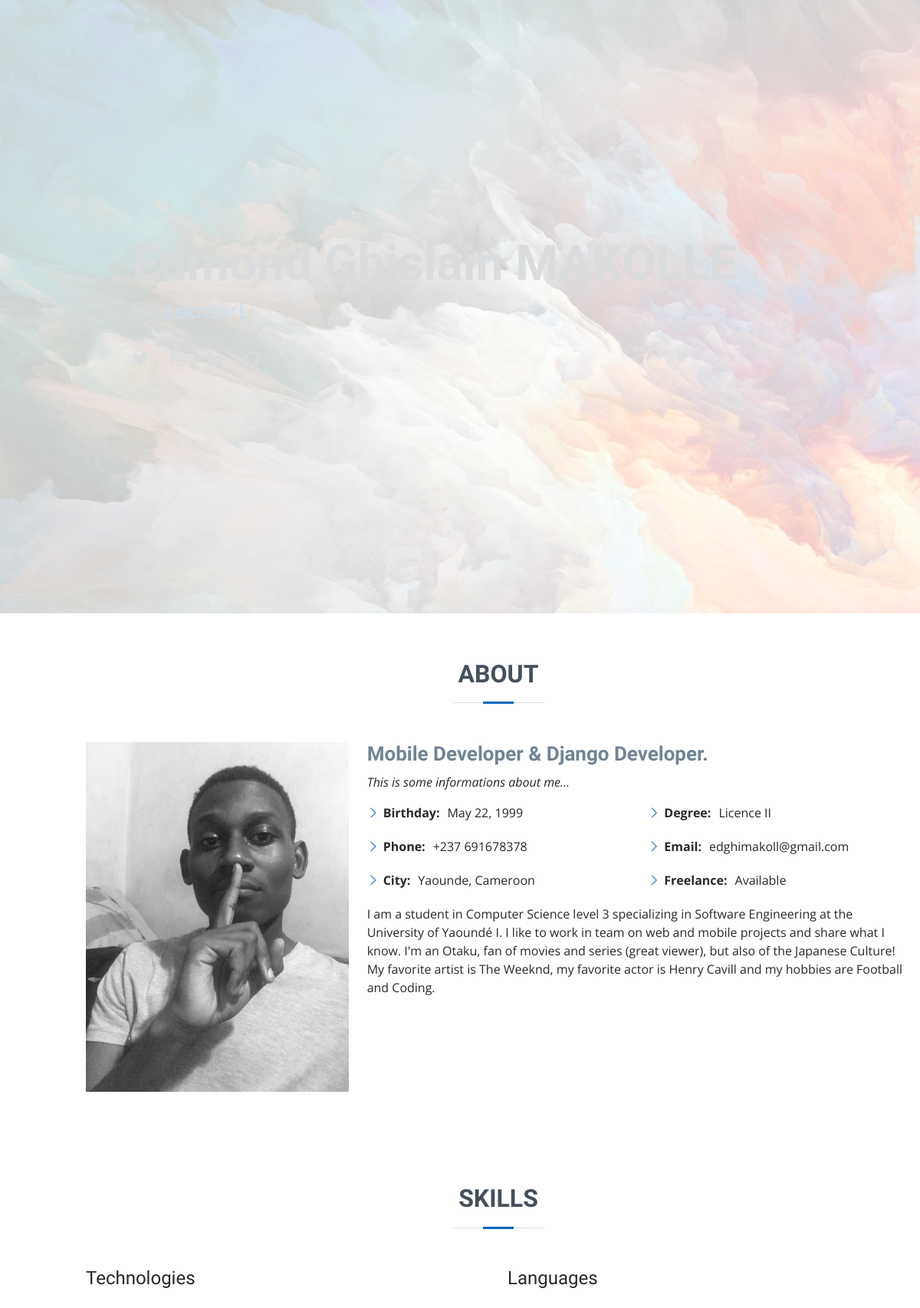
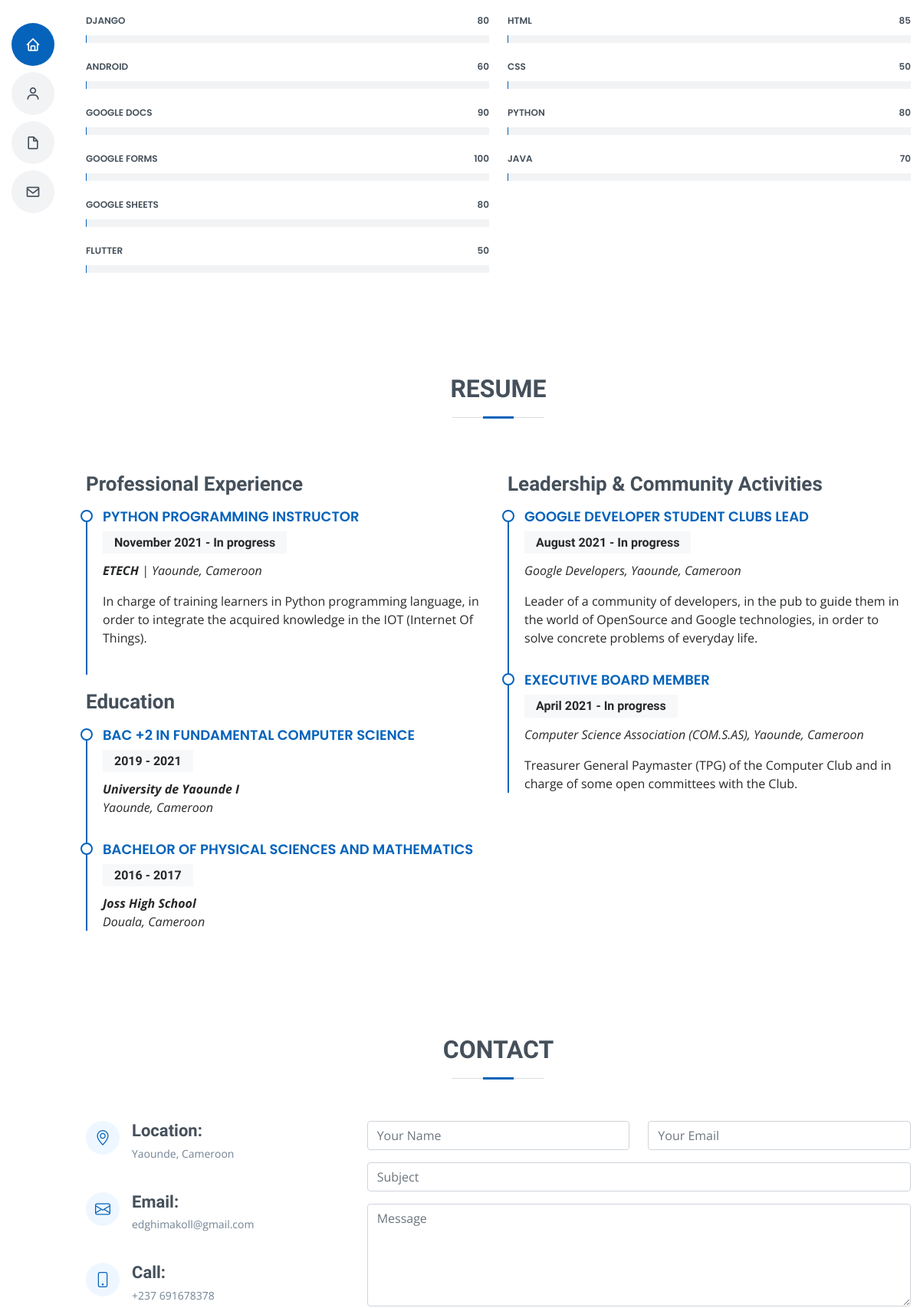
The page / (upper part) on the database its author committed (2 pictures, top to bottom).
### website/models.py (models this page shows, shortened)
class Profil(models.Model):
    nom = models.CharField(max_length=255, blank=True, null=True)
    prenom = models.CharField(max_length=255, blank=True, null=True)
    localisation = models.CharField(max_length=255, blank=True, null=True)
    bio = models.TextField()
    photo_profil = models.ImageField(blank=True, null=True, upload_to="images/profile/")
    photo_arriere_plan = models.ImageField(blank=True, null=True, upload_to="images/background/")
    lien_twitter = models.CharField(max_length=255, blank=True, null=True)
    lien_instagram = models.CharField(max_length=255, blank=True, null=True)
    lien_linkedin = models.CharField(max_length=255, blank=True, null=True)
    lien_github = models.CharField(max_length=255, blank=True, null=True)
    email = models.EmailField(max_length=50, blank=True, null=True)
    numero_telephone = models.CharField(max_length=255, blank=True, null=True)
    niveau_etude = models.CharField(max_length=255, blank=True, null=True)
    date_anniversaire = models.DateField(auto_now_add=False, auto_now=False, blank=True)

class Skill(models.Model):
    nom = models.CharField(max_length=255, blank=True, null=False)
    capacite = models.IntegerField(null=False, blank=True)
    categorie = models.CharField(max_length=255, choices=[("Technologie", "Technologie"), ("Langage", "Langage")],
                                null=False, default="Langage")

class Experience(models.Model):
    titre = models.CharField(max_length=255, blank=True, null=True)
    periode_commencement = models.CharField(max_length=255, blank=True, null=True)
    periode_fin = models.CharField(max_length=255, blank=True, null=True)
    nom_compagnie = models.CharField(max_length=255, blank=True, null=True)
    pays = models.CharField(max_length=255, blank=True, null=True)
    ville = models.CharField(max_length=255, blank=True, null=True)
    description = models.TextField()

class Diplome(models.Model):
    intitule = models.CharField(max_length=255, blank=True, null=True)
    debut_annee = models.IntegerField(null=False, blank=True)
    fin_annee = models.IntegerField(null=False, blank=True)
    nom_etablisement = models.CharField(max_length=255, blank=True, null=True)
    pays = models.CharField(max_length=255, blank=True, null=True)
    ville = models.CharField(max_length=255, blank=True, null=True)

class Communautaire(models.Model):
    role = models.CharField(max_length=255, blank=True, null=True)
    period_commencement = models.CharField(max_length=255, blank=True, null=True)
    periode_fin = models.CharField(max_length=255, blank=True, null=True)
    nom_compagnie = models.CharField(max_length=255, blank=True, null=True)
    pays = models.CharField(max_length=255, blank=True, null=True)
    ville = models.CharField(max_length=255, blank=True, null=True)
    description = models.TextField()

### website/views.py (the view)
# urls.py: path('', views.index, name="home"),
def index(request):
    profil = Profil.objects.first()
    liste_skill_langage = Skill.objects.filter(categorie="Langage")
    liste_skill_techno = Skill.objects.filter(categorie="Technologie")
    liste_experience = Experience.objects.all().order_by('-id')
    liste_diplome = Diplome.objects.all().order_by('-debut_annee')
    liste_communautaire = Communautaire.objects.all().order_by('-id')
    liste_item_portfolio = Item_portfolio.objects.all()
    return render(request, 'website/index.html', {
        'profil': profil,
        'liste_skill_langage': liste_skill_langage,
        'liste_skill_techno': liste_skill_techno,
        'liste_experience': liste_experience,
        'liste_diplome': liste_diplome,
        'liste_communautaire': liste_communautaire,
        'liste_item_portfolio': liste_item_portfolio,
    })

### website/templates/website/index.html (shortened to what this page needs)
{% extends './base.html' %}
{% load static %}
{% block content %}
  <header id="header" class="d-flex flex-column justify-content-center">
    <nav id="navbar" class="navbar nav-menu">
      <ul>
        <li><a href="#hero" class="nav-link scrollto active"><i class="bx bx-home"></i> <span>Home</span></a></li>
        <li><a href="#about" class="nav-link scrollto"><i class="bx bx-user"></i> <span>About</span></a></li>
        <li><a href="#resume" class="nav-link scrollto"><i class="bx bx-file-blank"></i> <span>Resume</span></a></li>
        <li><a href="#contact" class="nav-link scrollto"><i class="bx bx-envelope"></i> <span>Contact</span></a></li>
      </ul>
    </nav>
  </header>
  <section id="hero" class="d-flex flex-column justify-content-center" style="background: url({{ profil.photo_arriere_plan.url }})">
    <div class="container" data-aos="zoom-in" data-aos-delay="100">
      <h1>{{ profil.prenom }} {{ profil.nom }}</h1>
      <p>I'm <span class="typed" data-typed-items="Leader, Developer, Freelancer, Otaku"></span></p>
      <div class="social-links">
        <a href={{ profil.lien_twitter }} class="twitter" target=_blank><i class="bx bxl-twitter"></i></a>
        <a href={{ profil.lien_instagram }} class="instagram" target=_blank><i class="bx bxl-instagram"></i></a>
        <a href={{ profil.lien_linkedin }} class="linkedin" target=_blank><i class="bx bxl-linkedin"></i></a>
        <a href={{ profil.lien_github }} class="github" target=_blank><i class="bx bxl-github"></i></a>
      </div>
    </div>
  </section>
  <main id="main">
    <section id="about" class="about">
      <div class="container" data-aos="fade-up">
        <div class="section-title">
          <h2>About</h2>
        </div>
        <div class="row">
          <div class="col-lg-4">
            <img src={{ profil.photo_profil.url }} class="img-fluid" alt="">
          </div>
          <div class="col-lg-8 pt-4 pt-lg-0 content">
            <h3>Mobile Developer &amp; Django Developer.</h3>
            <p class="fst-italic">
              This is some informations about me...
            </p>
            <div class="row">
              <div class="col-lg-6">
                <ul>
                  <li><i class="bi bi-chevron-right"></i> <strong>Birthday:</strong> <span>{{ profil.date_anniversaire }}</span></li>
                  <li><i class="bi bi-chevron-right"></i> <strong>Phone:</strong> <span>+237 {{ profil.numero_telephone }}</span></li>
                  <li><i class="bi bi-chevron-right"></i> <strong>City:</strong> <span>{{ profil.localisation }}</span></li>
                </ul>
              </div>
              <div class="col-lg-6">
                <ul>
                  <li><i class="bi bi-chevron-right"></i> <strong>Degree:</strong> <span>{{ profil.niveau_etude }}</span></li>
                  <li><i class="bi bi-chevron-right"></i> <strong>Email:</strong> <span>{{ profil.email }}</span></li>
                  <li><i class="bi bi-chevron-right"></i> <strong>Freelance:</strong> <span>Available</span></li>
                </ul>
              </div>
            </div>
            <p>
              {{ profil.bio }}
            </p>
          </div>
        </div>
      </div>
    </section>
    <section id="skills" class="skills section-bg">
      <div class="container" data-aos="fade-up">
        <div class="section-title">
          <h2>Skills</h2>
        </div>
        <div class="row skills-content">
          <div class="col-lg-6">
            <h4>Technologies</h4>
            <br>
            {% for skill in liste_skill_techno %}
              <div class="progress">
                <span class="skill">{{ skill.nom }} <i class="val">{{ skill.capacite }}</i></span>
                <div class="progress-bar-wrap">
                </div>
              </div>
            {% endfor %}
          </div>
          <div class="col-lg-6">
            <h4>Languages</h4>
            <br>
            {% for skill in liste_skill_langage %}
              <div class="progress">
                <span class="skill">{{ skill.nom }} <i class="val">{{ skill.capacite }}</i></span>
                <div class="progress-bar-wrap">
                </div>
              </div>
            {% endfor %}
          </div>
        </div>
      </div>
    </section>
    <section id="resume" class="resume">
      <div class="container" data-aos="fade-up">
        <div class="section-title">
          <h2>Resume</h2>
        </div>
        <div class="row">
          {% if liste_experience %}
            <div class="col-lg-6" data-aos="fade-up">
              <h3 class="resume-title">Professional Experience</h3>
              {% for experience in liste_experience %}
                <div class="resume-item">
                  <h4>{{ experience.titre }}</h4>
                  <h5>{{ experience.periode_commencement }} - {{ experience.periode_fin }}</h5>
                  <p><em><strong>{{ experience.nom_compagnie}}</strong> | {{ experience.ville }}, {{ experience.pays }}</em></p>
                  <p>{{ experience.description }}</p>
                </div>
              {% endfor %}
              <h3 class="resume-title">Education</h3>
              {% for diplome in liste_diplome %}
                <div class="resume-item">
                  <h4>{{ diplome.intitule }}</h4>
                  <h5>{{ diplome.debut_annee }} - {{ diplome.fin_annee }}</h5>
                  <p><em><strong>{{ diplome.nom_etablisement }}</strong><br>{{ diplome.ville}}, {{ diplome.pays }}</em></p>
                </div>
              {% endfor %}
            </div>
            <div class="col-lg-6" data-aos="fade-up" data-aos-delay="100">
              <h3 class="resume-title">Leadership &amp; Community Activities</h3>
              {% for comm in liste_communautaire %}
                <div class="resume-item">
                  <h4>{{ comm.role }}</h4>
                  <h5>{{ comm.period_commencement }} - {{ comm.periode_fin }}</h5>
                  <p><em>{{ comm.nom_compagnie }}, {{ comm.ville}}, {{ comm.pays }}</em></p>
                  <p>{{ comm.description }}</p>
                </div>
              {% endfor %}
            </div>
          {% endif %}
        </div>
      </div>
    </section>
    <section id="contact" class="contact">
      <div class="container" data-aos="fade-up">
        <div class="section-title">
          <h2>Contact</h2>
        </div>
        <div class="row mt-1">
          <div class="col-lg-4">
            <div class="info">
              <div class="address">
                <i class="bi bi-geo-alt"></i>
                <h4>Location:</h4>
                <p>{{ profil.localisation }}</p>
              </div>
              <div class="email">
                <i class="bi bi-envelope"></i>
                <h4>Email:</h4>
                <p>{{ profil.email }}</p>
              </div>
              <div class="phone">
                <i class="bi bi-phone"></i>
                <h4>Call:</h4>
                <p>+237 {{ profil.numero_telephone }}</p>
              </div>
            </div>
          </div>
          <div class="col-lg-8 mt-5 mt-lg-0">
            <form action={% url 'sending-mail' %} method="post">
              <div class="row">
                <div class="col-md-6 form-group">
                  <input type="text" name="name" class="form-control" id="name" placeholder="Your Name" required>
                </div>
                <div class="col-md-6 form-group mt-3 mt-md-0">
                  <input type="email" class="form-control" name="email" id="email" placeholder="Your Email" required>
                </div>
              </div>
              <div class="form-group mt-3">
                <input type="text" class="form-control" name="subject" id="subject" placeholder="Subject" required>
              </div>
              <div class="form-group mt-3">
                <textarea class="form-control" name="message" rows="5" placeholder="Message" required></textarea>
              </div>
              <br>
            </form>
          </div>
        </div>
      </div>
    </section>
  </main>
{% endblock content %}

### website/templates/website/base.html (shortened to what this page needs)
{% load static %}
<!DOCTYPE html>
<html lang="en">
<head>
  <link href={% static 'website/vendor/aos/aos.css' %} rel="stylesheet">
  <link href={% static 'website/vendor/bootstrap/css/bootstrap.min.css' %} rel="stylesheet">
  <link href={% static 'website/vendor/bootstrap-icons/bootstrap-icons.css' %} rel="stylesheet">
  <link href={% static 'website/vendor/boxicons/css/boxicons.min.css' %} rel="stylesheet">
  <link href={% static 'website/vendor/glightbox/css/glightbox.min.css' %} rel="stylesheet">
  <link href={% static 'website/vendor/swiper/swiper-bundle.min.css' %} rel="stylesheet">
  <link href={% static 'website/css/style.css' %} rel="stylesheet">
</head>
<body>
    {% block content %}
    {% endblock content %}
</body>
</html>

### rows shown on the page
Profil: photo_arriere_plan (picture), prenom "Edmond Ghislain", nom "MAKOLLE", photo_profil (picture), date_anniversaire "May 22, 1999", numero_telephone "691678378", localisation "Yaounde, Cameroon", niveau_etude "Licence II", email "edghimakoll@gmail.com", bio "I am a student in Computer Science level 3 specializing in Software Engineering at the University of Yaoundé I. I like to work in team on web and mobile projects and share what I know. I'm an Otaku, fan of movies and series (great viewer), but also of the Japanese Culture! My favorite artist is The Weeknd, my favorite actor is Henry Cavill and my hobbies are Football and Coding."
Skill: nom "DJANGO", capacite "80"
Skill: nom "ANDROID", capacite "60"
Skill: nom "GOOGLE DOCS", capacite "90"
Skill: nom "GOOGLE FORMS", capacite "100"
Skill: nom "GOOGLE SHEETS", capacite "80"
Skill: nom "FLUTTER", capacite "50"
Skill: nom "HTML", capacite "85"
Skill: nom "CSS", capacite "50"
Skill: nom "PYTHON", capacite "80"
Skill: nom "JAVA", capacite "70"
Experience: titre "PYTHON PROGRAMMING INSTRUCTOR", periode_commencement "November 2021", periode_fin "In progress", nom_compagnie "ETECH", ville "Yaounde", pays "Cameroon", description "In charge of training learners in Python programming language, in order to integrate the acquired knowledge in the IOT (Internet Of Things)."
Diplome: intitule "BAC +2 IN FUNDAMENTAL COMPUTER SCIENCE", debut_annee "2019", fin_annee "2021", nom_etablisement "University de Yaounde I", ville "Yaounde", pays "Cameroon"
Diplome: intitule "BACHELOR OF PHYSICAL SCIENCES AND MATHEMATICS", debut_annee "2016", fin_annee "2017", nom_etablisement "Joss High School", ville "Douala", pays "Cameroon"
Communautaire: role "GOOGLE DEVELOPER STUDENT CLUBS LEAD", period_commencement "August 2021", periode_fin "In progress", nom_compagnie "Google Developers", ville "Yaounde", pays "Cameroon", description "Leader of a community of developers, in the pub to guide them in the world of OpenSource and Google technologies, in order to solve concrete problems of everyday life."
Communautaire: role "EXECUTIVE BOARD MEMBER", period_commencement "April 2021", periode_fin "In progress", nom_compagnie "Computer Science Association (COM.S.AS)", ville "Yaounde", pays "Cameroon", description "Treasurer General Paymaster (TPG) of the Computer Club and in charge of some open committees with the Club."
